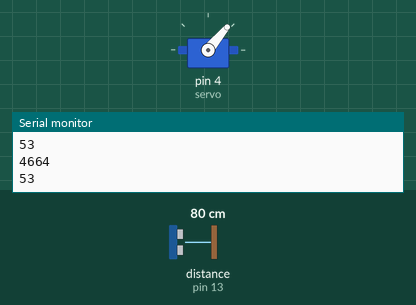
Simulated run of this sketch. Board: Arduino Uno, built with avr-gcc and run on an emulated ATmega328P. Parts: servo, the last lines printed to the serial monitor. The test bench sets the inputs (shaded band); at power-on: distance to the obstacle (sensor on pin 13) 80 cm. The echo pulse lasts 58.3 µs per cm.

Above: at 1.2 s.
1.3 s: distance to the obstacle (sensor on pin 13) set to 2 cm
At 2.5 s:
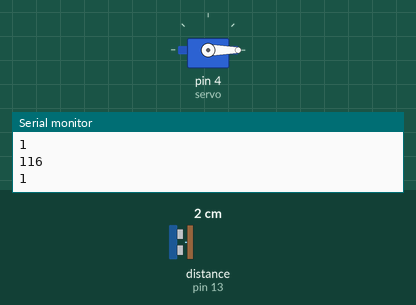
2.8 s: distance to the obstacle (sensor on pin 13) set to 60 cm
At 3.4 s:
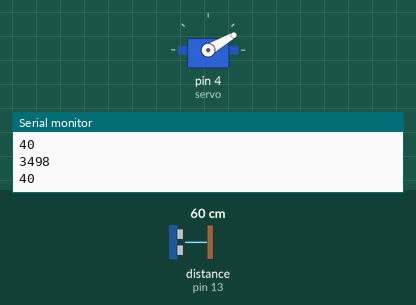
4.3 s: distance to the obstacle (sensor on pin 13) set to 250 cm
At 4.7 s:
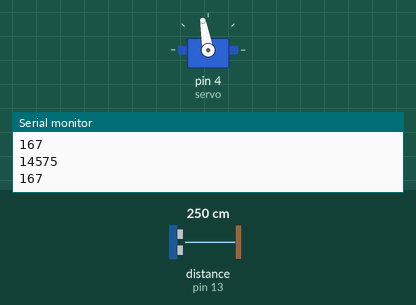
5.8 s: distance to the obstacle (sensor on pin 13) set to 299 cm
At 7.0 s:
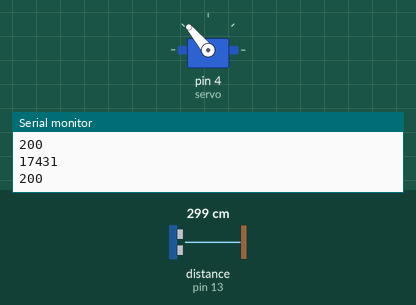
7.3 s: distance to the obstacle (sensor on pin 13) set to 167 cm
At 8.4 s:
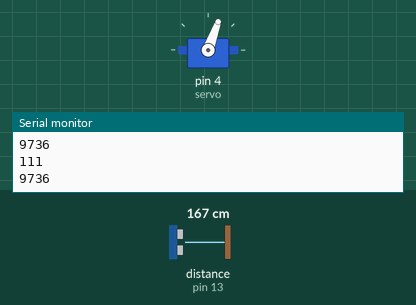
8.9 s: distance to the obstacle (sensor on pin 13) set to 4 cm
At 9.8 s:
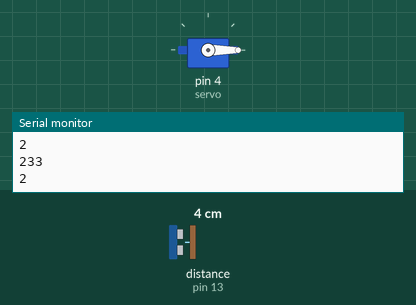
Timing chart, 0 to 11.4 s (numbered marks = the images above; inputs shaded):
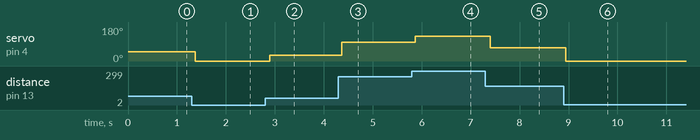

The sketch:

code.ino
```cpp
#include <Servo.h>

Servo servo;

void setup()
{
  Serial.begin(9600);
  servo.attach(4);
}

void loop()
{
  pinMode(13, OUTPUT);

  digitalWrite(13, LOW);
  //delayMicroseconds(5);
  digitalWrite(13, HIGH);
  //delayMicroseconds(5);
  digitalWrite(13, LOW);

  pinMode(13, INPUT);
  int duration = pulseIn(13, HIGH);
  Serial.println(duration);
  int cm = duration / 87;

  Serial.println(cm);

  if(cm <=25){
  	servo.write(0);
  }
  else if(cm <= 50){
  	servo.write(30);
  }
  else if(cm <= 100){
  	servo.write(50);
  }
  else if(cm <= 150){
  	servo.write(70);
  }
  else if(cm <= 170){
  	servo.write(100);
  }
  else if(cm <= 200){
  	servo.write(130);
  }
  else if(cm <= 250){
  	servo.write(150);
  }
  else{
  	servo.write(180);
  }
  delay(100);
}
```

Measured:
- after the input at 1.3 s, servo on pin 4 (servo): 50° → 0° after 0.07 s
- after the input at 2.8 s, servo on pin 4 (servo): 0° → 30° after 0.09 s
- after the input at 4.3 s, servo on pin 4 (servo): 30° → 100° after 0.06 s
- after the input at 5.8 s, servo on pin 4 (servo): 100° → 130° after 0.07 s
- after the input at 7.3 s, servo on pin 4 (servo): 130° → 70° after 0.10 s
- after the input at 8.9 s, servo on pin 4 (servo): 70° → 0° at once
